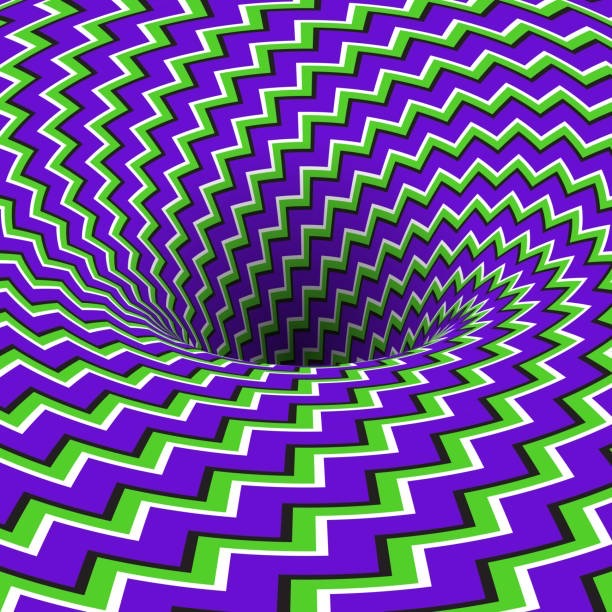
#> input picture image/initial/3d.png, 612 x 612 px, found by its file name; its folder holds 4 pictures in this run
$ python 0_resize.py
#> lines starting #> are read from the running program, lines starting #| are printed output that depends on the picture
import os
from skimage import io, util
import cv2

dir = '/Users/qingyi/Documents/uchicago/courses/machine_learning/project/ksvd_algorithm'
image_dir = os.path.join(dir, 'image')
initial_dir = os.path.join(image_dir, 'initial')
resized_dir = os.path.join(image_dir, 'resized')
noised_dir = os.path.join(image_dir, 'noised')

def img_resize(img_path):
    img = cv2.imread(img_path)
#> img is the input picture: shape (612, 612, 3); mean B, G, R 142.9, 90, 104
    # print('Original Dimensions : ', img_path, img.shape)
    width = 600
    height = 400
    dim = (width, height)
    resized_img = cv2.resize(img, dim)
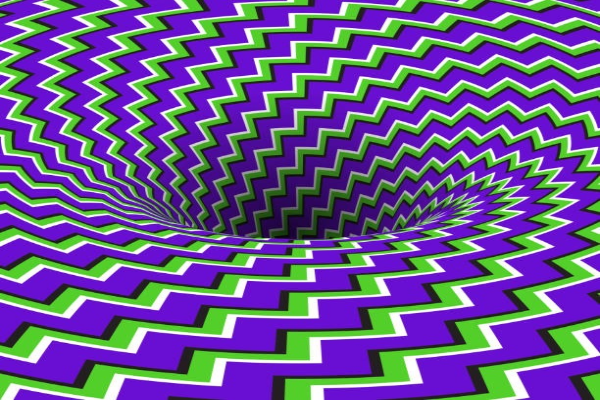
#> resized_img: shape (400, 600, 3); mean B, G, R 142.8, 89.9, 103.8
    # print('Resized Dimensions : ', img_path, resized_img.shape)
    output_path = os.path.join(resized_dir, fname)
    io.imsave(output_path, resized_img)
    return resized_img

for fname in os.listdir(initial_dir):
    img_path = os.path.join(initial_dir, fname)
    img = img_resize(img_path)
#> pass 2 of the loop `for fname in os.listdir(initial_dir):`:
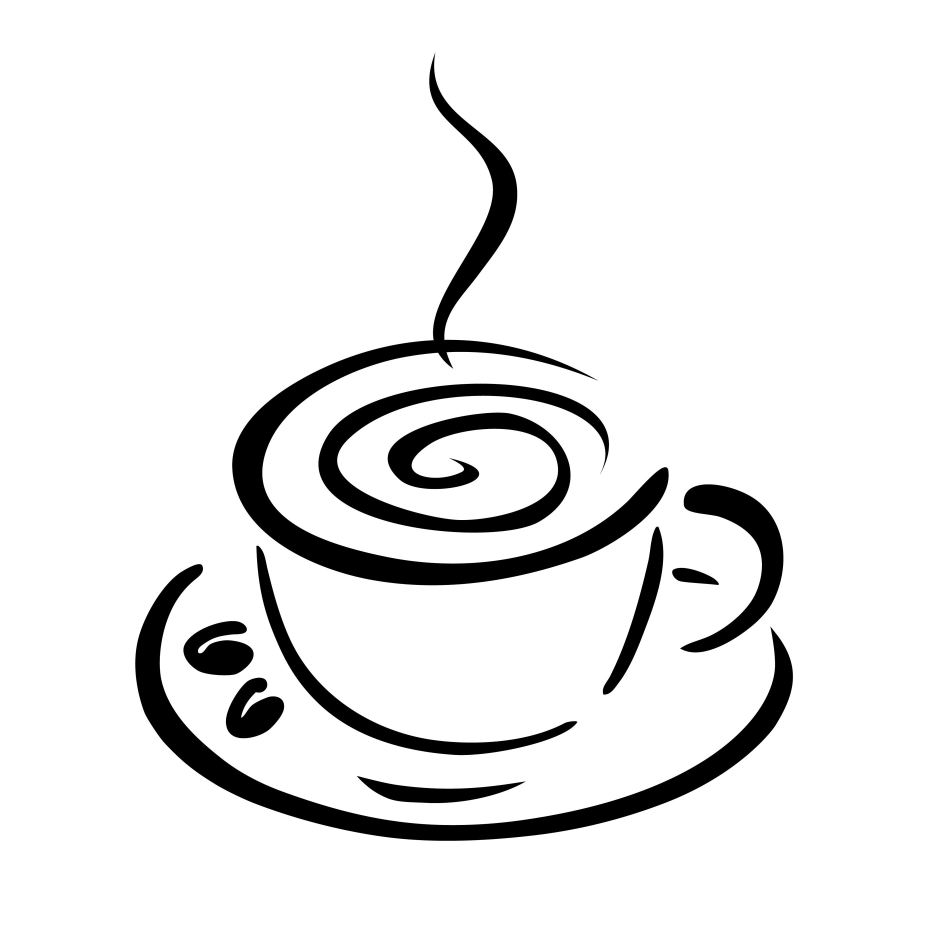
#> input picture image/initial/coffee_draw.png, 2800 x 2800 px, found by its file name (shown at 1/3 size)
#> in img_resize, img is the input picture: shape (2800, 2800, 3); min 0, max 255, mean 232.8
#> in img_resize (call 2), `resized_img = cv2.resize(img, dim)`:
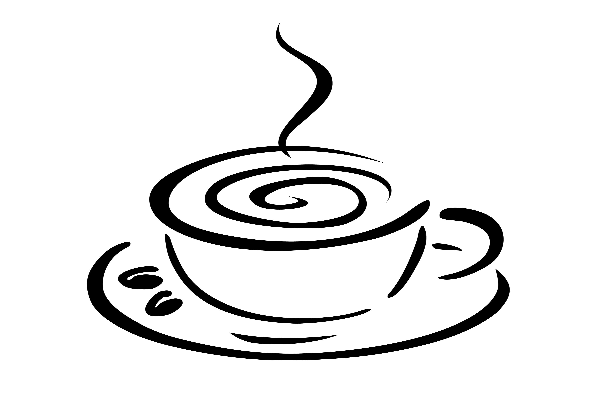
#> resized_img: shape (400, 600, 3); min 0, max 255, mean 232.8
